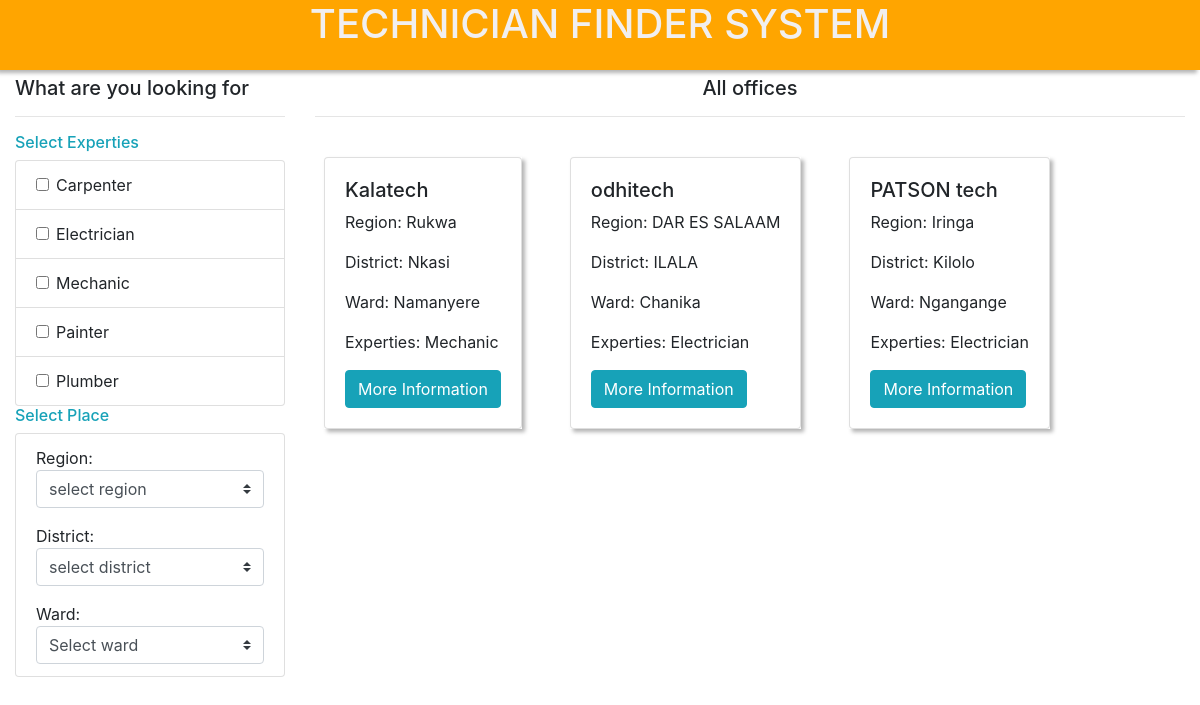
Page /dashboard.php on the committed database.
### tables this page shows
CREATE TABLE `experties` (
  `experties_id` int(11) NOT NULL,
  `experties` varchar(255) NOT NULL
);

CREATE TABLE `officeinfo` (
  `office_id` int(255) NOT NULL,
  `officename` varchar(255) NOT NULL,
  `managername` varchar(255) NOT NULL,
  `email` varchar(255) NOT NULL,
  `phonenumber` int(10) NOT NULL,
  `pssword` varchar(255) NOT NULL,
  `region_id` int(11) NOT NULL,
  `district_id` int(11) NOT NULL,
  `id` int(11) NOT NULL
);

CREATE TABLE `regions` (
  `id` int(255) NOT NULL,
  `name` varchar(255) NOT NULL
);

CREATE TABLE `districts` (
  `id` int(255) NOT NULL,
  `name` varchar(255) NOT NULL,
  `description` varchar(255) DEFAULT NULL,
  `region_id` int(255) NOT NULL
);

CREATE TABLE `wards` (
  `id` int(255) NOT NULL,
  `name` varchar(255) NOT NULL,
  `district_id` int(255) NOT NULL
);

### dashboard.php (the view, shortened to what this page needs)
<!DOCTYPE html>
<html>
    <head>
    <link rel="stylesheet" href="https://maxcdn.bootstrapcdn.com/bootstrap/4.0.0/css/bootstrap.min.css">
    <link rel="stylesheet" href="style1.css">
    </head>
    <body>
    <div class = "top">
            <h1>
                TECHNICIAN FINDER SYSTEM
            </h1>
        </div>
        <div class ="container-fluid">
            <div class="row">
             <div class="col-md-3">
                 <h5>What are you looking for</h5>
                 <hr>
                 <h6 class="text-info"> Select Experties</h6>
                 <ul class="list-group">
                    <?php
                    include 'conn.php';
                        $sql="SELECT * FROM experties ORDER BY experties ASC";
                        $res=mysqli_query($conn,$sql);
                        while($row=mysqli_fetch_array($res)){
                            ?>
                            <li class="list-group-item">
                                <div class="form-check">
                                    <label class ="form-check-label">
                                        <input type="checkbox" class="form-check-input office_check" value="<?php echo $row["experties"];?>" id="utaalam">
                                        <?php echo $row["experties"];?>
                                    </label>
                                </div>
                            </li>
                            <?php
                        }
                    ?>
                 </ul>
                 <h6 class="text-info"> Select Place</h6>
                 <ul class="list-group">
                     <li class="list-group-item">
                     Region:<br>
                <div class = "form-group">
            <select name="region" id="mkoa" onchange = "change_region()" class="custom-select "  >
            <option value="">select region</option>
                 <?php
                    include 'conn.php';
                    ?>
            </select>
                </div>
                District:
                <div class="form-group">
                <div id="district">
            <select name="disrtict" id ="wilaya" class="custom-select" >
            <option value="" class = >select district</option>
            </select>
            </div>
                </div>
        Ward:
        <div id="ward">
        <select name ="ward" id="kata" class ="custom-select ">
            <option value="">Select ward</option>
        </select>
       </div>
         </li>
                 </ul>
             </div>
             <div class="col-lg-9">
                <h5 class="text-center" id="textchange"> All offices</h5>
                <hr>
                <form action="moreinfo.php" method="get">
                <div class="row" id="result">
                    <?php
                        $sql2="SELECT * FROM officeinfo";
                        $res2=mysqli_query($conn,$sql2);
                        while($row2=mysqli_fetch_array($res2)){
                            ?>
                            <div class ="col-md-3-mb-2" id ="box">
                            <div >
                              <div>
                              <div class ="card">
                                    <div class = "card-body">
                                        <h5><?php echo $row2["officename"];?></h5>
                                        <p id="mkoa">
                                        Region:
                                       <?php
                                       $sql3 ="SELECT * FROM regions WHERE id=".$row2["region_id"];
                                       $sql4 ="SELECT * FROM districts WHERE id=".$row2["district_id"];
                                       $sql5 ="SELECT * FROM wards WHERE id=".$row2["id"];
                                        $res3=mysqli_query($conn,$sql3);
                                        $row3=mysqli_fetch_array($res3);
                                        echo $row3["name"]
                                       ?>
                                        </p>
                                        <p id="wilaya">
                                        District:
                                        <?php
                                         $res4=mysqli_query($conn,$sql4);
                                         $row4=mysqli_fetch_array($res4);
                                         echo $row4["name"]
                                        ?>
                                        </p id>
                                        <p id="kata">
                                        Ward:
                                        <?php
                                         $res5=mysqli_query($conn,$sql5);
                                         $row5=mysqli_fetch_array($res5);
                                         echo $row5["name"]
                                        ?>
                                        </p>
                                        <p id ="utaalam">
                                            Experties:
                                            <?php
                                             $sql6="SELECT * FROM (experties INNER JOIN officeexperties on experties.experties_id=officeexperties.experties_id ) WHERE officeexperties.office_id=".$row2["office_id"];
                                             $res6=mysqli_query($conn,$sql6);
                                             $row6=mysqli_fetch_array($res6);
                                            echo $row6["experties"]
                                            ?>
                                        </p>
                                        <button name="moreinfo" onclick="window.location.href='moreinfo.php?office_id=$row[office_id]'" class="btn btn-info"  value=<?php echo $row2["office_id"];?>> More Information</button>
                                    </div>
                              </div>
                            </div>
                                </div>
                            </div>
                            </form>
                            <?php
                        }
                    ?>
                </div>
             </div>
            </div>
    </body>
</html>

### style1.css (style rules this page uses)
.top { margin:0; padding:0; color: rgb(241, 239, 239); display:inline-block; text-align: center; overflow: hidden; height: 70px; position: relative; top: 0; width: 100%; background-color:orange; box-shadow: -3px 3px 4px rgba(3,3,3,0.3); overflow: hidden; border: none; z-index: 4; }
.col-md-3-mb-2 { margin: 1.5rem; box-shadow: 3px 3px 4px rgba(3,3,3,0.3); }

### rows in the picture
experties: experties "Carpenter"
experties: experties "Electrician"
experties: experties "Mechanic"
experties: experties "Painter"
experties: experties "Plumber"
officeinfo: officename "Kalatech", region.name "Rukwa", district.name "Nkasi", id.name "Namanyere", experties.experties "Mechanic", $row2["office_id"] 7 (drawn)
officeinfo: officename "odhitech", region.name "DAR ES SALAAM", district.name "ILALA", id.name "Chanika", experties.experties "Electrician", $row2["office_id"] 8 (drawn)
officeinfo: officename "PATSON tech", region.name "Iringa", district.name "Kilolo", id.name "Ngangange", experties.experties "Electrician", $row2["office_id"] 9 (drawn)
